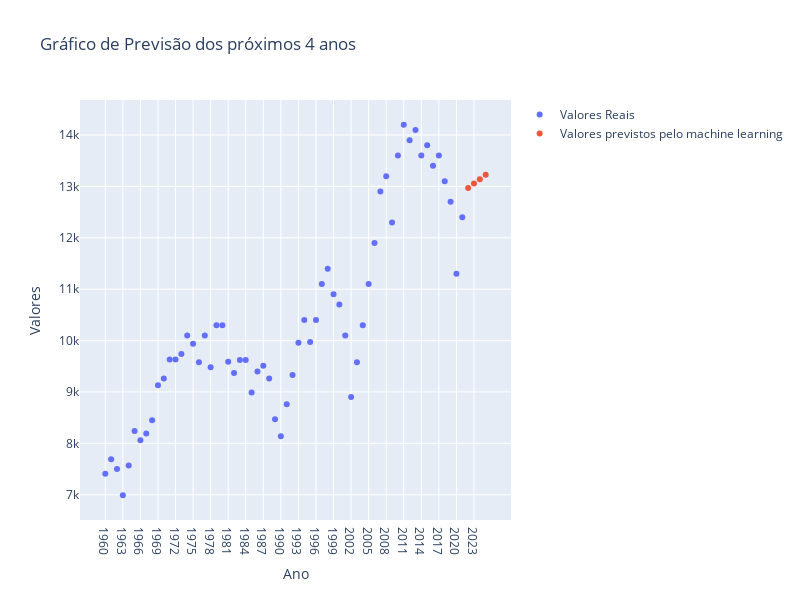

Here is the notebook cell this chart was saved with:
### Code cell
grafico_previsao_markers(anos_x=df_gdp_capita_anos.loc[:, '1960':].columns, anos_y=valores_prever.ravel(), 
                 valores_reais=argentina_pib_per_capita, valores_previstos=argentina_model.predict(valores_prever))

### Figure 1 — Plotly figure (JSON) as saved in the notebook; plotly's stock layout.template omitted (floating-point values rounded to 4 significant figures)
{"data": [{"mode": "markers", "name": "Valores Reais", "type": "scatter", "x": ["1960", "1961", "1962", "1963", "1964", "1965", "1966", "1967", "1968", "1969", "1970", "1971", "1972", "1973", "1974", "1975", "1976", "1977", "1978", "1979", "1980", "1981", "1982", "1983", "1984", "1985", "1986", "1987", "1988", "1989", "1990", "1991", "1992", "1993", "1994", "1995", "1996", "1997", "1998", "1999", "2000", "2001", "2002", "2003", "2004", "2005", "2006", "2007", "2008", "2009", "2010", "2011", "2012", "2013", "2014", "2015", "2016", "2017", "2018", "2019", "2020", "2021"], "y": [7410, 7690, 7500, 6990, 7570, 8240, 8060, 8190, 8450, 9130, 9260, 9630, 9630, 9740, 10100, 9940, 9580, 10100, 9480, 10300, 10300, 9590, 9370, 9620, 9620, 8990, 9400, 9510, 9260, 8470, 8140, 8760, 9330, 9960, 10400, 9970, 10400, 11100, 11400, 10900, 10700, 10100, 8900, 9580, 10300, 11100, 11900, 12900, 13200, 12300, 13600, 14200, 13900, 14100, 13600, 13800, 13400, 13600, 13100, 12700, 11300, 12400]}, {"mode": "markers", "name": "Valores previstos pelo machine learning", "type": "scatter", "x": [2022, 2023, 2024, 2025], "y": [12970.0, 13060.0, 13140.0, 13230.0]}], "layout": {"height": 600, "title": {"text": "Gráfico de Previsão dos próximos 4 anos"}, "width": 800, "xaxis": {"title": {"text": "Ano"}}, "yaxis": {"title": {"text": "Valores"}}}}
